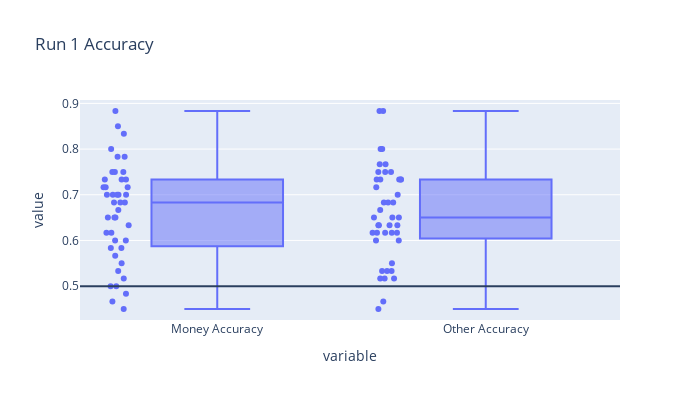

The cell this chart's notebook holds for it:
### Markdown cell above
## Optimal choice calculation

### Code cell
fig = px.box(
    data_frame=df_summary, 
    y=['Money Accuracy', 'Other Accuracy'], 
    height=400, width=700, 
    points='all',
    title='Run 1 Accuracy'
)
fig.add_hline(y=0.5)
fig.show()

### Figure 1 — Plotly figure (JSON) as saved in the notebook; plotly's stock layout.template omitted (floating-point values rounded to 4 significant figures)
{"data": [{"alignmentgroup": "True", "boxpoints": "all", "hovertemplate": "variable=%{x}<br>value=%{y}<extra></extra>", "legendgroup": "", "marker": {"color": "#636efa"}, "name": "", "notched": false, "offsetgroup": "", "orientation": "v", "showlegend": false, "type": "box", "x": ["Money Accuracy", "Money Accuracy", "Money Accuracy", "Money Accuracy", "Money Accuracy", "Money Accuracy", "Money Accuracy", "Money Accuracy", "Money Accuracy", "Money Accuracy", "Money Accuracy", "Money Accuracy", "Money Accuracy", "Money Accuracy", "Money Accuracy", "Money Accuracy", "Money Accuracy", "Money Accuracy", "Money Accuracy", "Money Accuracy", "Money Accuracy", "Money Accuracy", "Money Accuracy", "Money Accuracy", "Money Accuracy", "Money Accuracy", "Money Accuracy", "Money Accuracy", "Money Accuracy", "Money Accuracy", "Money Accuracy", "Money Accuracy", "Money Accuracy", "Money Accuracy", "Money Accuracy", "Money Accuracy", "Money Accuracy", "Money Accuracy", "Money Accuracy", "Money Accuracy", "Money Accuracy", "Money Accuracy", "Money Accuracy", "Other Accuracy", "Other Accuracy", "Other Accuracy", "Other Accuracy", "Other Accuracy", "Other Accuracy", "Other Accuracy", "Other Accuracy", "Other Accuracy", "Other Accuracy", "Other Accuracy", "Other Accuracy", "Other Accuracy", "Other Accuracy", "Other Accuracy", "Other Accuracy", "Other Accuracy", "Other Accuracy", "Other Accuracy", "Other Accuracy", "Other Accuracy", "Other Accuracy", "Other Accuracy", "Other Accuracy", "Other Accuracy", "Other Accuracy", "Other Accuracy", "Other Accuracy", "Other Accuracy", "Other Accuracy", "Other Accuracy", "Other Accuracy", "Other Accuracy", "Other Accuracy", "Other Accuracy", "Other Accuracy", "Other Accuracy", "Other Accuracy", "Other Accuracy", "Other Accuracy", "Other Accuracy", "Other Accuracy", "Other Accuracy"], "x0": " ", "xaxis": "x", "y": [0.7333, 0.75, 0.5833, 0.7, 0.45, 0.7333, 0.4667, 0.7, 0.65, 0.75, 0.5667, 0.4833, 0.7, 0.75, 0.7167, 0.55, 0.6333, 0.7, 0.65, 0.6667, 0.7833, 0.7167, 0.6167, 0.5, 0.6833, 0.7, 0.8333, 0.5833, 0.6, 0.6167, 0.65, 0.8833, 0.5167, 0.6833, 0.7333, 0.5, 0.8, 0.7833, 0.6, 0.6833, 0.7167, 0.5333, 0.85, 0.6167, 0.75, 0.55, 0.5167, 0.7333, 0.6167, 0.5167, 0.7333, 0.45, 0.5333, 0.4667, 0.5167, 0.65, 0.75, 0.7, 0.5333, 0.6667, 0.7333, 0.6, 0.6333, 0.6333, 0.7667, 0.8, 0.65, 0.7167, 0.7667, 0.8, 0.65, 0.6333, 0.6833, 0.75, 0.8833, 0.5333, 0.8833, 0.7333, 0.6333, 0.6167, 0.6833, 0.7333, 0.6, 0.6167, 0.6167, 0.6833], "y0": " ", "yaxis": "y"}], "layout": {"boxmode": "group", "height": 400, "legend": {"tracegroupgap": 0}, "shapes": [{"type": "line", "x0": 0, "x1": 1, "xref": "x domain", "y0": 0.5, "y1": 0.5, "yref": "y"}], "title": {"text": "Run 1 Accuracy"}, "width": 700, "xaxis": {"anchor": "y", "domain": [0, 1], "title": {"text": "variable"}}, "yaxis": {"anchor": "x", "domain": [0, 1], "title": {"text": "value"}}}}
